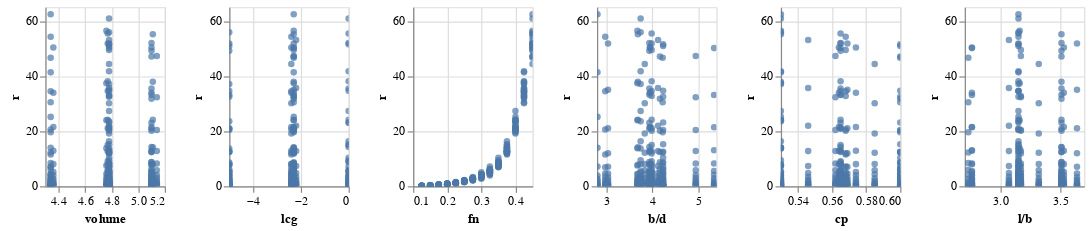

The notebook cell saved with this chart:
### Code cell
#collapse
alt.Chart(data).mark_circle().encode(
    alt.X(alt.repeat("column"), type='quantitative', scale=alt.Scale(zero=False)),
    alt.Y(alt.repeat("row"), type='quantitative'),

).properties(
    width=100,
    height=150
).repeat(
    row=[label],
    column=features,
).interactive()

### Figure 1 — Vega-Lite specification as saved in the notebook (floating-point values rounded to 4 significant figures; data arrays with more than 128 entries replaced by an {"elided": "..."} marker saying what was removed)
{"config": {"view": {"continuousWidth": 400, "continuousHeight": 300}}, "repeat": {"column": ["volume", "lcg", "fn", "b/d", "cp", "l/b"], "row": ["r"]}, "spec": {"data": {"name": "data-791db167d20977a01be9532e297efb40"}, "mark": "circle", "encoding": {"x": {"type": "quantitative", "field": {"repeat": "column"}, "scale": {"zero": false}}, "y": {"type": "quantitative", "field": {"repeat": "row"}}}, "height": 150, "selection": {"selector001": {"type": "interval", "bind": "scales", "encodings": ["x", "y"]}}, "width": 100}, "$schema": "https://vega.github.io/schema/vega-lite/v4.8.1.json", "datasets": {"data-791db167d20977a01be9532e297efb40": {"elided": "308 records"}}}
